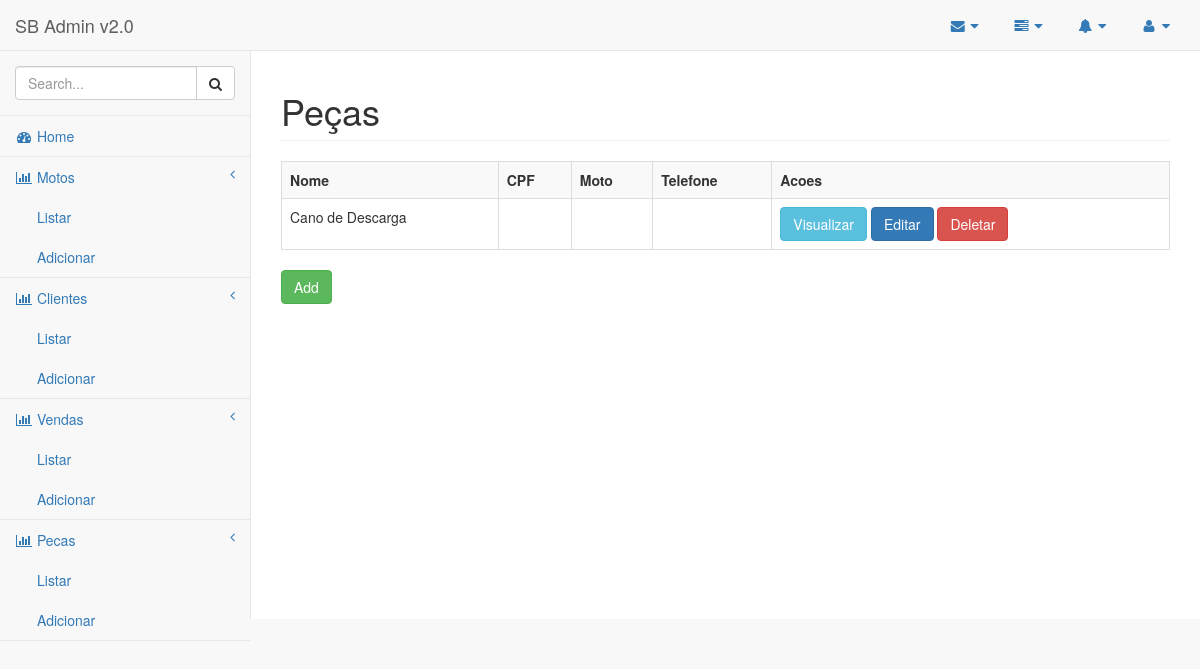
/peca/, run on an earlier commit of the app's database.
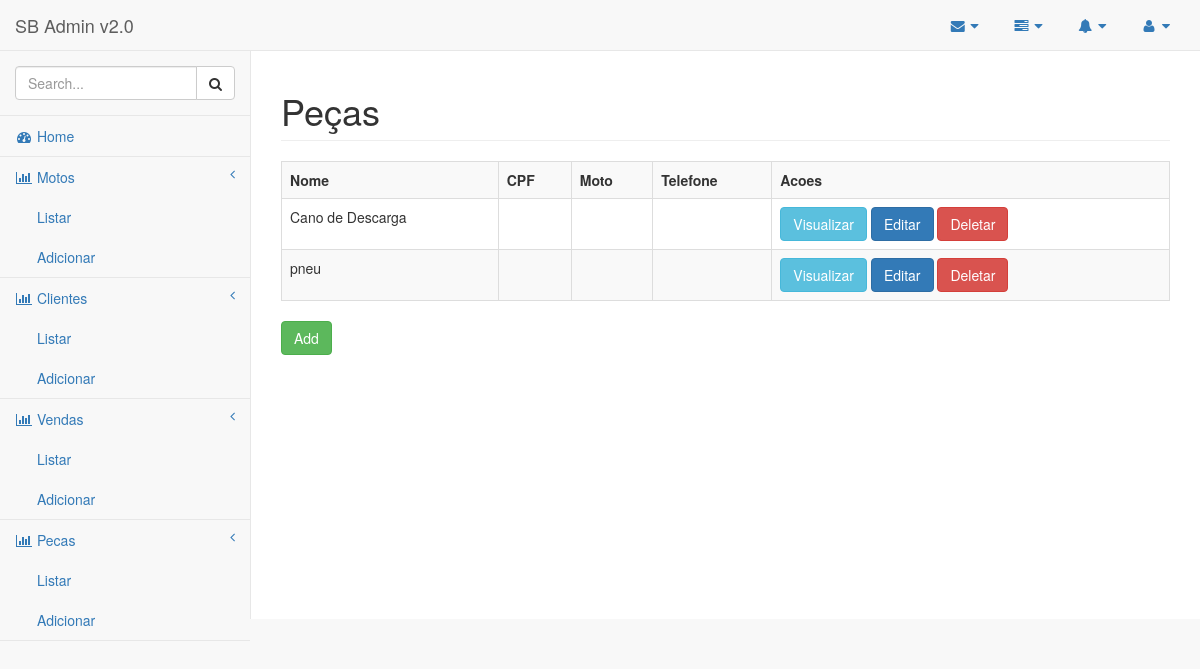
And on a later commit of the database.
### core/models.py (models this page shows, shortened)
class Peca(models.Model):
    nome = models.CharField(max_length=150)
    marca = models.CharField(max_length=100)
    preco = models.FloatField()
    disponibilidade = models.BooleanField()
    quantidade = models.IntegerField()

### core/views.py (the view)
# urls.py: url(r'^peca/$', PecaListView.as_view(), name='peca-list'),
class PecaListView(ListView):
	model = Peca

### templates/core/peca_list.html (shortened to what this page needs)
{% extends "components/base.html" %}
{% block conteudo %}
	<div class="row">
        <div class="col-lg-12">
            <h1 class="page-header">Peças</h1>
        </div>
    </div>
    <div class="row">
        <div class="col-lg-12">
            <div class="dataTable_wrapper">
				<table class="table table-striped table-bordered table-hover">
					<tr>
						<th>Nome</th>
						<th>CPF</th>
						<th>Moto</th>
						<th>Telefone</th>
						<th>Acoes</th>
					</tr>
					{% for peca in object_list %}
					<tr>
						<td>{{ peca.nome }}</td>
						<td>{{ peca.cpf }}</td>
						<td>{{ peca.moto }}</td>
						<td>{{ peca.telefone }}</td>
						<td>
							<a class="btn btn-info" href='{% url "peca-detail" peca.pk %}'>Visualizar</a>
							<a class="btn btn-primary" href='{% url "peca-edit" peca.pk %}'>Editar</a>
							<a class="btn btn-danger" href='{% url "peca-delete" peca.pk %}'>Deletar</a>
						</td>
					</tr>
					{% endfor %}
				</table>
			</div>
		</div>
	</div>
	<a class="btn btn-success" href='{% url "peca-add" %}'>Add</a>
{% endblock %}

What changed in the data, as far as the page shows it:
added Peca: nome "pneu"
